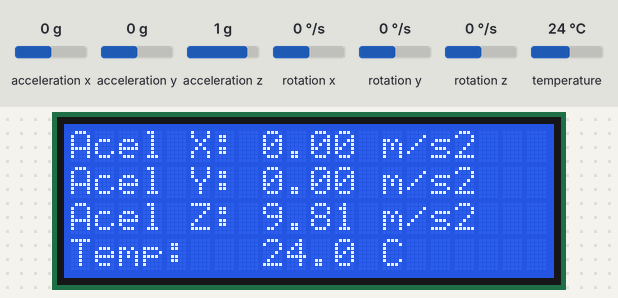
This sketch was run on a simulated Arduino Uno, built with avr-gcc and run on an emulated ATmega328P. Shown: 20×4 character LCD. Inputs (shaded band) come from the test bench; at power-on: acceleration z 1 g, acceleration x 0 g, acceleration y 0 g, temperature 24 °C, rotation x 0 °/s, rotation y 0 °/s, rotation z 0 °/s.

Above: at 2.3 s.
2.4 s: acceleration z set to -1.4 g
At 3.6 s:
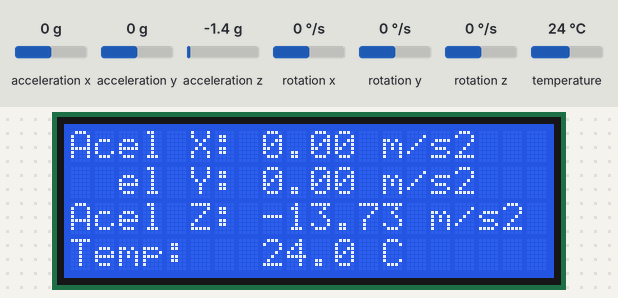
4.0 s: acceleration z set to -0.8 g
At 4.6 s:
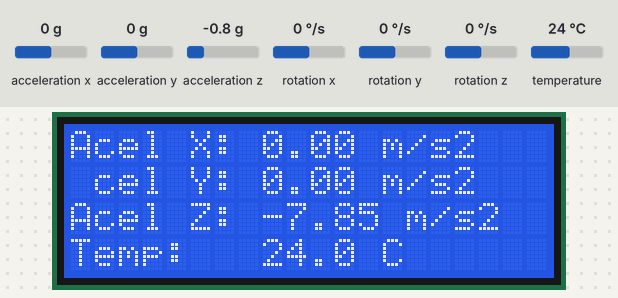
5.6 s: acceleration x set to -1.4 g
At 6.7 s:
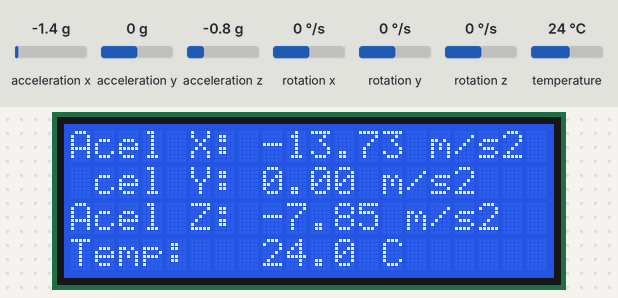
7.3 s: acceleration y set to -1.4 g
At 7.9 s:
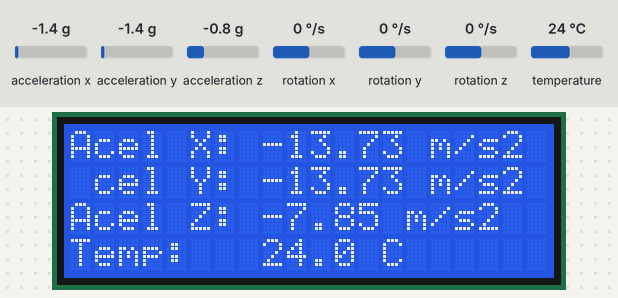
8.9 s: temperature set to 12 °C
At 9.4 s:
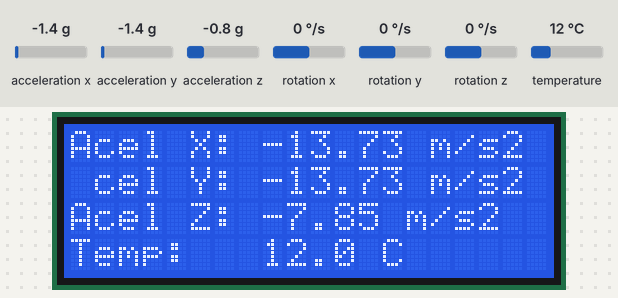
Timing chart, 0 to 11.6 s (numbered marks = the images above; inputs shaded):
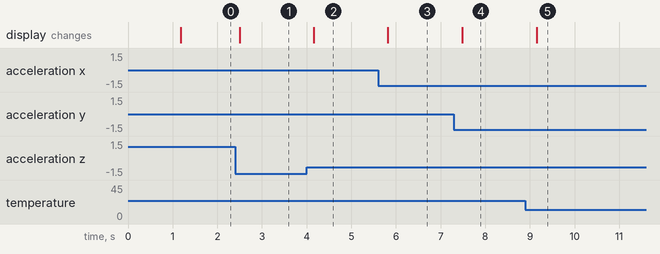

The sketch:

ex19_I2C_LCD_20x4_MPU6050.ino
```cpp
/* DÉCIMO NONO EXEMPLO (BARRAMENTO I2C - DISPLAY LCD 20X4 E SENSOR IMU MPU-6050)
   DANIEL RODRIGUES DE SOUSA 24/11/2026
   PROJETO DISPONÍVEL EM: https://wokwi.com/projects/481591403608282113 */

/*
 *    CONFIGURAÇÃO DE PINOS:
 *
 *    ARDUINO UNO --->  DISPLAY LCD 20X4 I2C / SENSOR MPU-6050
 *
 *        MESTRE            ESCRAVOS (BARRAMENTO COMPARTILHADO)
 *    PINO (FUNÇÃO)     PINO (FUNÇÃO)
 *    A4 (SDA)    <-->  SDA (LCD 0x27) + SDA (MPU-6050 0x68) OBS: PULL-UP 10K
 *    A5 (SCL)    --->  SCL (LCD 0x27) + SCL (MPU-6050 0x68) OBS: PULL-UP 10K
 *    5V          --->  VCC (LCD E MPU-6050)
 *    GND         --->  GND (LCD E MPU-6050)
 *
 */

#include <Wire.h>               // Inclui a biblioteca Wire para comunicação serial I2C
#include <LiquidCrystal_I2C.h>  // Inclui a biblioteca para controle do display LCD via interface I2C
#include <Adafruit_MPU6050.h>   // Inclui a biblioteca da Adafruit para o sensor inercial MPU-6050
#include <Adafruit_Sensor.h>    // Inclui a biblioteca base unificada de sensores da Adafruit

LiquidCrystal_I2C tela(0x27, 20, 4);  // Instancia o objeto do display LCD 20x4 no endereço I2C 0x27
Adafruit_MPU6050  sensorMpu;          // Instancia o objeto do sensor acelerômetro e giroscópio MPU-6050

void setup() {
  Serial.begin(115200);                           // Configura a velocidade de transmissão serial em 115200 bps

  tela.init();                                    // Inicializa a comunicação e os registradores do display LCD
  tela.backlight();                               // Liga a luz de fundo (backlight) do display LCD
  tela.setCursor(0, 0);                           // Posiciona o cursor na coluna 0, linha 0
  tela.print("Iniciando sensor...");              // Exibe mensagem inicial de status no display

  if(!sensorMpu.begin())                          // Verifica se o sensor MPU-6050 responde no barramento I2C
  {
    tela.setCursor(0, 1);                         // Posiciona o cursor na coluna 0, linha 1
    tela.print("Erro no MPU6050!");               // Exibe mensagem de falha de comunicação com o sensor
    while(1)                                      // Mantém o programa travado em caso de erro de hardware
    {
      delay(10);                                  // Aguarda 10 ms em cada ciclo de espera
    }
  }

  sensorMpu.setAccelerometerRange(MPU6050_RANGE_8_G);   // Configura a fundo de escala do acelerômetro para +-8 g
  sensorMpu.setFilterBandwidth(MPU6050_BAND_21_HZ);     // Configura a largura de banda do filtro passa-baixa para 21 Hz

  tela.clear();                                   // Limpa todos os caracteres do display LCD
  tela.setCursor(0, 0);                           // Posiciona o cursor na coluna 0, linha 0
  tela.print("Sistema Pronto!");                  // Exibe confirmação de inicialização concluída
  delay(1000);                                    // Aguarda 1000 ms para leitura da mensagem inicial
  tela.clear();                                   // Limpa o display antes de iniciar a exibição contínua
}

void loop() {
  sensors_event_t eventoAceleracao;               // Estrutura que armazena os dados de aceleração linear (m/s^2)
  sensors_event_t eventoGiroscopio;               // Estrutura que armazena os dados de velocidade angular (rad/s)
  sensors_event_t eventoTemperatura;              // Estrutura que armazena a leitura do sensor interno de temperatura

  sensorMpu.getEvent(&eventoAceleracao, &eventoGiroscopio, &eventoTemperatura);  // Realiza a leitura simultânea dos sensores do MPU-6050

  float acelX       = eventoAceleracao.acceleration.x;   // Armazena a aceleração no eixo X em m/s^2
  float acelY       = eventoAceleracao.acceleration.y;   // Armazena a aceleração no eixo Y em m/s^2
  float acelZ       = eventoAceleracao.acceleration.z;   // Armazena a aceleração no eixo Z em m/s^2
  float temperatura = eventoTemperatura.temperature;     // Armazena a temperatura interna do chip em graus Celsius

  tela.setCursor(0, 0);                           // Posiciona o cursor no início da linha 0
  tela.print("Acel X: ");                         // Exibe o rótulo da aceleração no eixo X
  tela.print(acelX, 2);                           // Exibe o valor de aceleração em X com 2 casas decimais
  tela.print(" m/s2   ");                         // Exibe a unidade e espaços extras para limpar resíduos anteriores

  tela.setCursor(0, 1);                           // Posiciona o cursor no início da linha 1
  tela.print("Acel Y: ");                         // Exibe o rótulo da aceleração no eixo Y
  tela.print(acelY, 2);                           // Exibe o valor de aceleração em Y com 2 casas decimais
  tela.print(" m/s2   ");                         // Exibe a unidade e espaços extras para limpar resíduos anteriores

  tela.setCursor(0, 2);                           // Posiciona o cursor no início da linha 2
  tela.print("Acel Z: ");                         // Exibe o rótulo da aceleração no eixo Z
  tela.print(acelZ, 2);                           // Exibe o valor de aceleração em Z com 2 casas decimais
  tela.print(" m/s2   ");                         // Exibe a unidade e espaços extras para limpar resíduos anteriores

  tela.setCursor(0, 3);                           // Posiciona o cursor no início da linha 3
  tela.print("Temp:   ");                         // Exibe o rótulo da temperatura
  tela.print(temperatura, 1);                     // Exibe o valor de temperatura com 1 casa decimal
  tela.print(" C      ");                         // Exibe a unidade e espaços extras para limpar resíduos anteriores

  delay(250);                                     // Aguarda 250 ms antes da próxima atualização das leituras
}
```

Measured:
- after the input at 2.4 s, the display: changes after 0.10 s (image 1)
- after the input at 4.0 s, the display: changes after 0.16 s (image 2)
- after the input at 5.6 s, the display: changes after 0.22 s (image 3)
- after the input at 7.3 s, the display: changes after 0.19 s (image 4)
- after the input at 8.9 s, the display: changes after 0.26 s (image 5)
